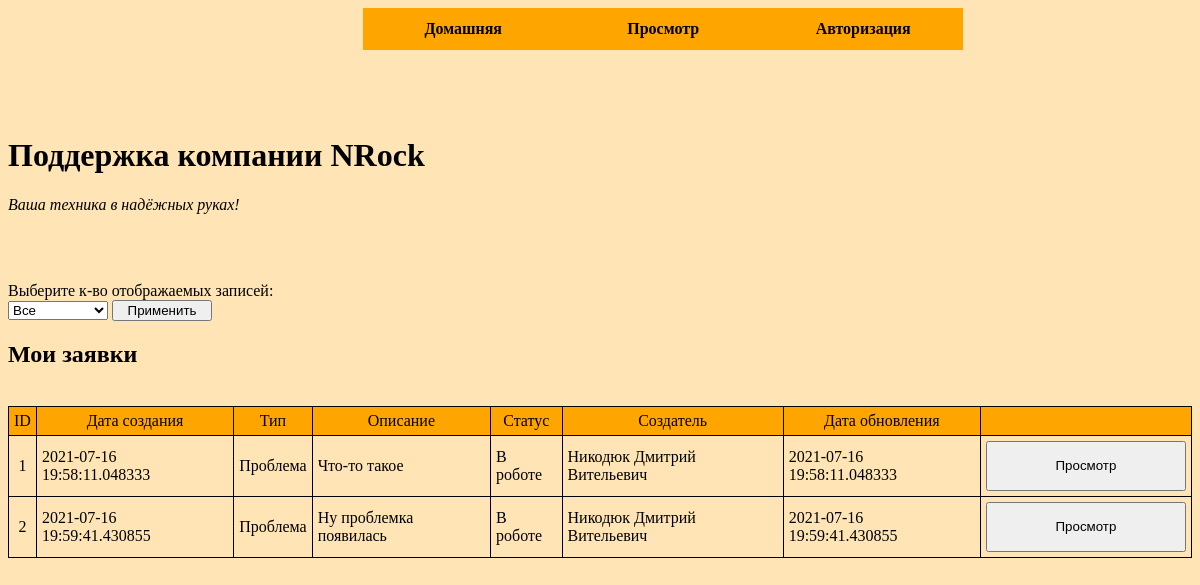
/my_app, run on the app's committed database.
### project/models.py (models this page shows, shortened)
class Application(db.Model):
    id = db.Column(db.Integer, primary_key=True, autoincrement=True)
    dt_add = db.Column(db.DateTime, nullable=False)
    type = db.Column(db.String(100), nullable=False)
    description = db.Column(db.Text, nullable=False)
    status = db.Column(db.String(50), nullable=False)
    code = db.Column(db.String(100), nullable=False)
    creator_id = db.Column(db.Integer, db.ForeignKey('telegram_users.id', ondelete='SET NULL'), nullable=False)
    executor_id = db.Column(db.Integer, db.ForeignKey('employees.id', ondelete='SET NULL'), nullable=False)
    dt_upd = db.Column(db.DateTime, nullable=False)

class Telegram_users(db.Model):
    id = db.Column(db.Integer, primary_key=True, autoincrement=True)
    dt_add = db.Column(db.DateTime, nullable=False)
    full_name = db.Column(db.String(150), nullable=False)
    chat_id = db.Column(db.Integer, nullable=False)
    nickname = db.Column(db.String(100), nullable=False)
    password = db.Column(db.String(100), nullable=False)
    role = db.Column(db.Integer, db.ForeignKey('dictionary.id', ondelete='SET NULL'), nullable=False)
    phone = db.Column(db.String(100), nullable=False)
    is_subscribed = db.Column(db.Integer, nullable=False)

### project/routes.py (the view)
@my_apply.route("/my_app", methods=["GET", "POST"])
def my_app():
    ip = request.environ['REMOTE_ADDR']
    res_session = check_active_session(ip)
    emp_ids = get_emp_id_by_session(ip)
    if res_session is None:
        return render_template("applications_by_emp.html", employees_list="", user_roles="",
                               emp_result="Вы не авторизированы")
    else:
        cou_row = request.form.get('cou_row')
        if cou_row == "0":
            app_list = get_app_list_by_emp(cou_row, emp_ids[0])
        else:
            app_list = get_app_list_by_emp(cou_row, emp_ids[0])
        return render_template("applications_by_emp.html", app_list=app_list, apply_info="", emp_id=emp_ids[0],
                               user_roles=res_session[0])

### project/models.py (called while the page is built)
def get_emp_id_by_session(p_ip):
    dt = datetime.now()
    sql_check = db.select(Sessions.emp_id).where(
        db.and_(Sessions.ip_connect == f'{p_ip}', Sessions.dt_session_logout > dt))
    res = db.session.execute(sql_check).fetchone()
    return res

def get_app_list_by_emp(p_count_row=0, p_emp_id=0):
    res_arr = []
    if p_count_row == "0":
        app_all = db.session.query(Application,
                                   Telegram_users).outerjoin(Telegram_users).where(
            Application.executor_id == p_emp_id).all()
    else:
        app_all = db.session.query(Application, Telegram_users).outerjoin(Telegram_users).where(
            Application.executor_id == p_emp_id).limit(p_count_row).all()
    for application, users in app_all:
        res_arr.append((application.id, application.dt_add, application.type, application.description,
                        application.status, application.code, application.creator_id, users.full_name,
                        application.dt_upd))
    return res_arr

### project/routes.py (called while the page is built)
def check_active_session(p_ip_connect):
    dt = datetime.now()
    del_old_sess = db.delete(Sessions).where(Sessions.dt_session_logout < dt)
    db.session.execute(del_old_sess)
    db.session.commit()
    sql_check = db.select(Sessions.role_id, Sessions.emp_id).where(
        db.and_(Sessions.ip_connect == f'{p_ip_connect}', Sessions.dt_session_logout > dt))
    res = db.session.execute(sql_check).fetchone()
    return res

### templates/applications_by_emp.html (shortened to what this page needs)
<!DOCTYPE html>
<html lang="en">
<head>
</head>
<body bgcolor="#FFE4B5">
<header>
    <ul id="menu" style="border: 1px;">
        <li><a href="/">Домашняя</a></li>
        <li>
                <a href="#">Просмотр</a>
        </li>
        <li><a href="/authorization">Авторизация</a></li>
</ul>
<br><br><br><br><br><br>
</header>
<h1>Поддержка компании NRock</h1>
<p><i>Ваша техника в надёжных руках!</i></p>
<br><br>
{% if user_roles == 2 %}
    <form action="" method="post">
        <p>
            Выберите к-во отображаемых записей:
            <br>
            <select id="sel_size" size="1" name="cou_row">
                <option value="0">Все</option>
            </select>
            <input id="sel_size" type="submit" value="Применить">
        </p>
    </form>
    <h2>Мои заявки</h2>
        <br>
    <table >
        <tr align="center" style="background: orange;">
            <td>ID</td>
            <td>Дата создания</td>
            <td>Тип</td>
            <td>Описание</td>
            <td>Статус</td>
            <td>Создатель</td>
            <td>Дата обновления</td>
            <td></td>
            </tr>
            {% for app in app_list %}
            <tr>
            <td align="center">{{ app[0] }}</td>
            <td>{{ app[1] }}</td>
            <td>{{ app[2] }}</td>
            <td>{{ app[3] }}</td>
            <td>{{ app[4] }}</td>
            <td>{{ app[7] }}</td>
            <td>{{ app[8] }}</td>
            <td>
                <form action="/view_apply/{{ app[0] }}" method="post">
                <button id="button">Просмотр</button>
                </form>
            </td>
        </tr>
        {% endfor %}
    </table>
{% else %}
    <div style="color:red; font-weight: bold">
    {{ dep_data }}
    </div>
{% endif %}
</body>
</html>

### templates/applications_by_emp.html (style rules this page uses)
#sel_size { width:100px; }
#button { width:200px; height: 50px; }
TABLE { border-collapse: collapse; border: 1px solid black; }
TD, TH { padding: 5px; border: 1px solid black; }
#menu { padding: 0; margin: 0; margin-left: 30%; font-family: Verdana; font-weight: bold; }
#menu li { list-style: none; float: left; height: 30px; padding: 0; margin: 0; width: 200px; text-align: center; background: orange; position: relative; padding-top: 12px; }
#menu li a { display: block; width: 200px; height: 30px; color: black; text-decoration: none; }

### data on the page
Application: id "1", dt_add "2021-07-16 19:58:11.048333", type "Проблема", description "Что-то такое", status "В роботе", full_name "Никодюк Дмитрий Вительевич", dt_upd "2021-07-16 19:58:11.048333"
Application: dt_add "2021-07-16 19:59:41.430855", type "Проблема", description "Ну проблемка появилась", status "В роботе", dt_upd "2021-07-16 19:59:41.430855"
Telegram_users: full_name "Никодюк Дмитрий Вительевич"

### other printed values
{{ app[0] }} "2"
